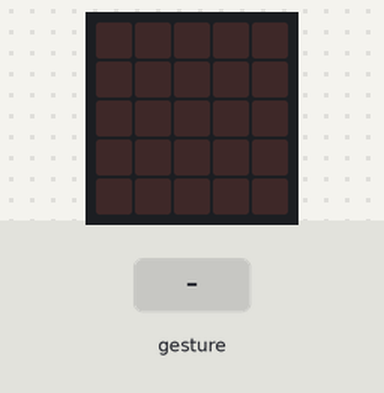
A program run on a simulated BBC micro:bit (MakeCode). Shown: the board's 5×5 LED display. The inputs (shaded band) are chosen by the test bench. Random numbers come from a fixed seed; a tilt is held for 1.5 s and a shake lasts 1 s, then the board lies face up again.

Above: at 1.2 s.
1.3 s: gesture 'shake'
At 1.7 s:
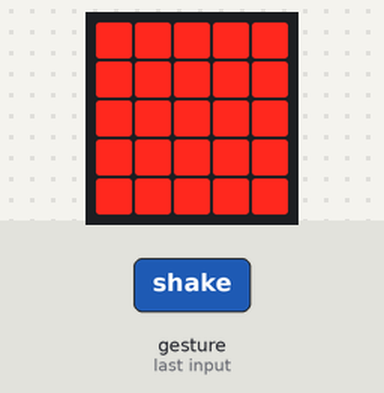
At 2.6 s:
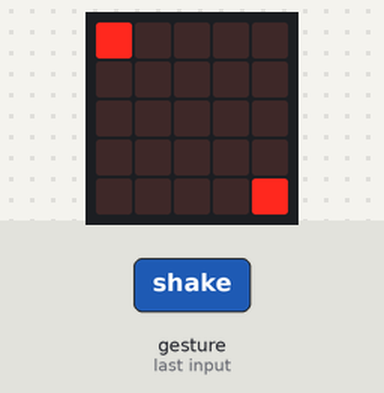
3.5 s: gesture 'shake'
At 5.7 s:
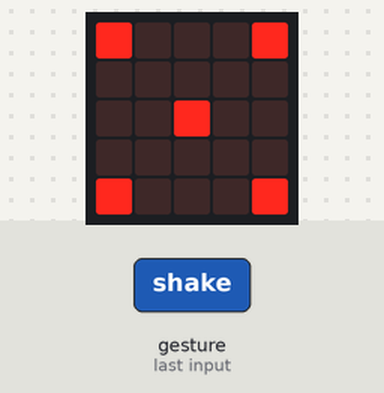
Timing chart, 0 to 7.2 s (numbered marks = the images above; inputs shaded):
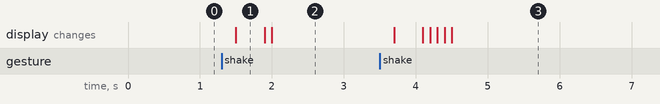

Measured:
- after the input at 1.3 s, the display: changes after 0.20 s (image 1)
- after the input at 3.5 s, the display: first changes after 0.20 s (image 3 shows a later state)
- what the display in image 1 shows lasts 0.4 s, from 1.5 s to 1.9 s

The program:

main.ts
```typescript
let num = 0
function Show (in_num: number) {
    if (in_num == 0) {
        led.plot(2, 2)
    } else if (in_num == 1) {
        led.unplot(2, 2)
        led.plot(0, 0)
        led.plot(4, 4)
    } else if (in_num == 2) {
        led.plot(2, 2)
    } else if (in_num == 3) {
        led.unplot(2, 2)
        led.plot(4, 0)
        led.plot(0, 4)
    } else if (in_num == 4) {
        led.plot(2, 2)
    } else {
        led.unplot(2, 2)
        led.plot(0, 2)
        led.plot(4, 2)
    }
}
input.onGesture(Gesture.Shake, function () {
    num = randint(0, 5)
    basic.showLeds(`
        # # # # #
        # # # # #
        # # # # #
        # # # # #
        # # # # #
        `)
    basic.clearScreen()
    for (let index = 0; index <= 5; index++) {
        Show(index)
        basic.pause(100)
        if (index == num) {
            break;
        }
    }
})
```

test.ts
```typescript
// здесь помещаются тесты; они не будут скомпилированы, пока пакет используется в качестве расширения.
```
